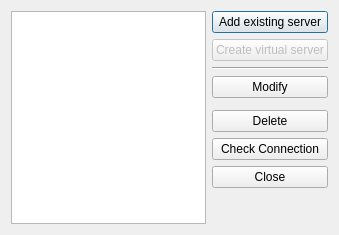
<?xml version="1.0" encoding="UTF-8"?>
<ui version="4.0">
 <class>obsServerListDialog</class>
 <widget class="QDialog" name="obsServerListDialog">
  <property name="geometry">
   <rect>
    <x>0</x>
    <y>0</y>
    <width>339</width>
    <height>235</height>
   </rect>
  </property>
  <property name="windowTitle">
   <string>OBS Servers</string>
  </property>
  <property name="windowIcon">
   <iconset>
    <normaloff>obslight.png</normaloff>obslight.png</iconset>
  </property>
  <property name="locale">
   <locale language="English" country="UnitedStates"/>
  </property>
  <property name="modal">
   <bool>true</bool>
  </property>
  <layout class="QGridLayout" name="gridLayout">
   <item row="0" column="0" rowspan="10">
    <widget class="QListWidget" name="obsServersListWidget"/>
   </item>
   <item row="0" column="1" rowspan="2">
    <widget class="QPushButton" name="addExistingServerButton">
     <property name="toolTip">
      <string>Configure an already running OBS server</string>
     </property>
     <property name="text">
      <string>Add existing server</string>
     </property>
    </widget>
   </item>
   <item row="6" column="1">
    <widget class="QPushButton" name="deleteServerButton">
     <property name="enabled">
      <bool>true</bool>
     </property>
     <property name="toolTip">
      <string>Delete the selected server</string>
     </property>
     <property name="text">
      <string>Delete</string>
     </property>
    </widget>
   </item>
   <item row="2" column="1">
    <widget class="QPushButton" name="createVirtualServerButton">
     <property name="enabled">
      <bool>false</bool>
     </property>
     <property name="toolTip">
      <string>Create a new OBS server using OBS Light's appliance</string>
     </property>
     <property name="text">
      <string>Create virtual server</string>
     </property>
    </widget>
   </item>
   <item row="4" column="1">
    <widget class="QPushButton" name="modifyServerButton">
     <property name="toolTip">
      <string>Modify the selected server</string>
     </property>
     <property name="text">
      <string>Modify</string>
     </property>
    </widget>
   </item>
   <item row="8" column="1">
    <widget class="QDialogButtonBox" name="obsServerListButtonBox">
     <property name="sizePolicy">
      <sizepolicy hsizetype="MinimumExpanding" vsizetype="Expanding">
       <horstretch>0</horstretch>
       <verstretch>0</verstretch>
      </sizepolicy>
     </property>
     <property name="orientation">
      <enum>Qt::Vertical</enum>
     </property>
     <property name="standardButtons">
      <set>QDialogButtonBox::Close</set>
     </property>
    </widget>
   </item>
   <item row="3" column="1">
    <widget class="Line" name="line">
     <property name="orientation">
      <enum>Qt::Horizontal</enum>
     </property>
    </widget>
   </item>
   <item row="7" column="1">
    <widget class="QPushButton" name="checkConnectionButton">
     <property name="enabled">
      <bool>true</bool>
     </property>
     <property name="toolTip">
      <string>Test if the currently server is reachable. Will display result in a pop-up.</string>
     </property>
     <property name="text">
      <string>Check Connection</string>
     </property>
    </widget>
   </item>
  </layout>
 </widget>
 <resources/>
 <connections>
  <connection>
   <sender>obsServerListButtonBox</sender>
   <signal>accepted()</signal>
   <receiver>obsServerListDialog</receiver>
   <slot>accept()</slot>
   <hints>
    <hint type="sourcelabel">
     <x>248</x>
     <y>254</y>
    </hint>
    <hint type="destinationlabel">
     <x>157</x>
     <y>274</y>
    </hint>
   </hints>
  </connection>
  <connection>
   <sender>obsServerListButtonBox</sender>
   <signal>rejected()</signal>
   <receiver>obsServerListDialog</receiver>
   <slot>reject()</slot>
   <hints>
    <hint type="sourcelabel">
     <x>316</x>
     <y>260</y>
    </hint>
    <hint type="destinationlabel">
     <x>286</x>
     <y>274</y>
    </hint>
   </hints>
  </connection>
 </connections>
</ui>
